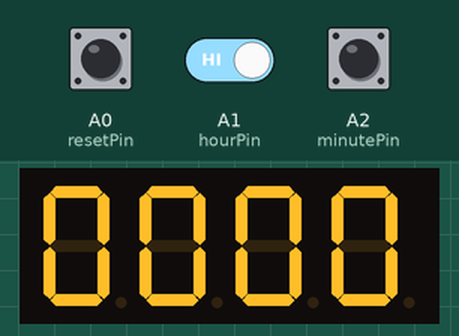
Simulated run of this sketch. Board: Arduino Uno, built with avr-gcc and run on an emulated ATmega328P. On the bench: 4-digit seven-segment display. Wiring (inferred from the names in the program): BCD to 7-segment decoder: data pin 2, pin 3, pin 4, pin 5; 4-digit 7-segment display, segments lit when HIGH: segments Q0, Q1, Q2, Q3, Q4, Q5, Q6; digit selects pin 6, pin 7, pin 8, pin 9. The test bench sets the inputs (shaded band); at power-on: A1 (hourPin) HIGH, A2 (minutePin) HIGH, A0 (resetPin) HIGH. The segment pins are drawn as the display they are named for.

Above: at 1.2 s.
1.3 s: A1 (hourPin) driven LOW
At 2.4 s:
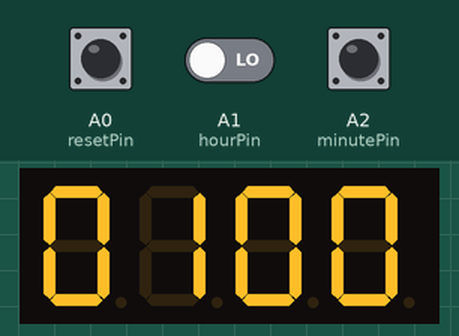
2.8 s: A2 (minutePin) pulled LOW for 0.15 s
At 3.5 s:
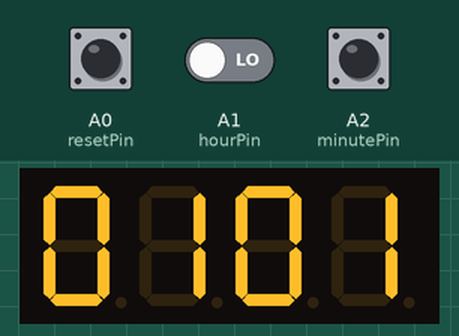
4.4 s: A2 (minutePin) pulled LOW for 1 s
At 4.7 s:
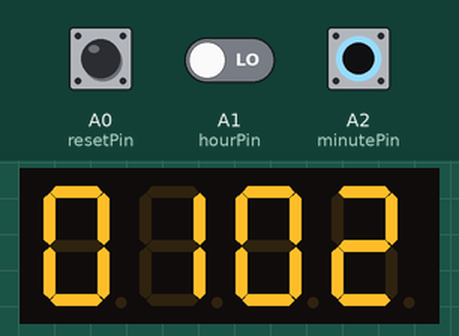
Timing chart, 0 to 7.4 s (numbered marks = the images above; inputs shaded):
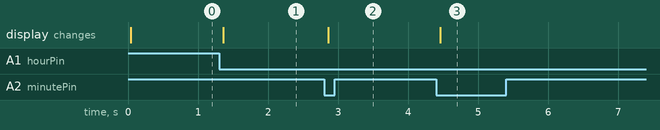

Measured:
- after the input at 1.3 s, the display: changes after 0.06 s (image 1)
- after the input at 2.8 s, the display: changes after 0.06 s (image 2)
- after the input at 4.4 s, the display: changes after 0.06 s (image 3)

The sketch:

nixie-clock-atmega8-dev-board-firmware-v1.1.ino
```cpp
// -------------------------------------------------------------------------------------- //
//                                ATmega8 clock firmware                                  //
//                               Test software version 1.1                                //
//                          Used in strip board protoype for ISP                          //
// -------------------------------------------------------------------------------------- //

bool colonState = false;                                             // Tracks the state of the colon seperator
bool prevColonState = false;                                         // Tracks the state colon was previously
bool resetButtonState = false;                                       // Tracks the state of the button
bool prevResetButtonState = false;                                   // Tracks the state button was previously
bool minuteButtonState = false;                                      // Tracks the state of the button
bool prevMinuteButtonState = false;                                  // Tracks the state button was previously
bool hourButtonState = false;                                        // Tracks the state of the button
bool prevHourButtonState = false;                                    // Tracks the state button was previously

byte digits[6] = {0, 0, 0, 0, 0, 0};                                 // Digits to display
byte counterSeconds = 0;                                             // Current seconds
byte counterMinutes = 0;                                             // current minutes
byte counterHours = 0;                                               // current hours
byte currentDigit = 0;                                               // Digit active - 0 to 5

const byte bcdCodes[10][4] = {                                       // Array for BCD value of numbers
  {0,0,0,0}, // 0
  {1,0,0,0}, // 1
  {0,1,0,0}, // 2
  {1,1,0,0}, // 3
  {0,0,1,0}, // 4
  {1,0,1,0}, // 5
  {0,1,1,0}, // 6
  {1,1,1,0}, // 7
  {0,0,0,1}, // 8
  {1,0,0,1}  // 9
                              };

const int bcdPins[4] = {2, 3, 4, 5};                                 // BCD output pins
const int digitPins[6] = {6, 7, 8, 9, 10, 11};                       // Cathode pins
const int colonPin = 12;                                             // decimal point pin
const int resetPin = A0;                                             // reset button input pin
const int hourPin = A1;                                              // hour increment input pin
const int minutePin = A2;                                            // minute increment input pin

const unsigned int refreshInterval = 1000;                           // microseconds to display each digit (1mS)
const unsigned int timerInterval = 1000;                             // milliseconds for definition of a second (1000mS)
const unsigned int colonInterval = 500;                              // milliseconds for colon off/on time (500mS)
const unsigned int debounceDelay = 150;                              // time after button press to ignore inputs

unsigned long previousMicros = 0;                                    // last update time of multiplex
unsigned long previousMillis = 0;                                    // last update time of seconds count
unsigned long previousMillisColon = 0;                               // last update time of DP
unsigned long minuteButtonPrevPush = 0;                             // time when minute button was pressed
unsigned long hourButtonPrevPush = 0;                               // time when hour button was pressed

// ---------------------------------------------------- One time setup ------------------------------------------------------------------ //

void setup() {

     for (int i = 0; i < 4; i++) {
        pinMode(bcdPins[i], OUTPUT);                                  // use bcdPins const values as pin numbers
        pinMode(digitPins[i], OUTPUT);                                // use digitPins const values as pin numbers
        pinMode(colonPin, OUTPUT);                                    // decimal point between minutes and seconds
        pinMode(resetPin, INPUT_PULLUP);
        pinMode(minutePin, INPUT_PULLUP);
        digitalWrite(digitPins[i], LOW);                              // set all digitPins off
        digitalWrite(colonPin, LOW);
  }
}

// ---------------------------------------------------- hour button handler ------------------------------------------------------------- //

void hourButtonHandler() {

  counterHours = (counterHours + 1) % 24;                              // increment safely, wrap at 24, else counts past 24 and must wait
  digits[0] = counterHours / 10;                                       // until timer function picks up for us, this does it immedietly
  digits[1] = counterHours % 10;
}


// ---------------------------------------------------- minute button handler ----------------------------------------------------------- //

void minuteButtonHandler() {

  counterMinutes = (counterMinutes + 1) % 60;                          // increment safely, wrap at 60, else counts past 60 and must wait
  digits[2] = counterMinutes / 10;                                     // until timer function picks up for us, this does it immedietly
  digits[3] = counterMinutes % 10;
}

// ---------------------------------------------------- reset button handler ------------------------------------------------------------ //

void resetHandler() {

    counterSeconds = 0;                                                // reset counters
    counterMinutes = 0;
    counterHours = 0;
    digits[0] = 0;                                                     // reset digits loaded into multiplex routine
    digits[1] = 0;
    digits[2] = 0;
    digits[3] = 0;
    digits[4] = 0;
    digits[5] = 0;
    previousMillis = millis();                                         // reset comparison time
    previousMillisColon = millis();
    colonState = false;                                                // forces colon into known state for restart
}

// ---------------------------------------------------- multiplexing routine ------------------------------------------------------------ //

void multiplex() {

    if (micros() - previousMicros >= refreshInterval) {                // Check time passed since digit was activated
      previousMicros += refreshInterval;                               // drew code appplied here too from timer func

   {                                                                   // Turn off all digits
      digitalWrite(digitPins[0], LOW);
      digitalWrite(digitPins[1], LOW);
      digitalWrite(digitPins[2], LOW);
      digitalWrite(digitPins[3], LOW);
      digitalWrite(digitPins[4], LOW);
      digitalWrite(digitPins[5], LOW);
   }

    int num = digits[currentDigit];                                    // Load BCD for current digit
    for (int i = 0; i < 4; i++) {
      digitalWrite(bcdPins[i], bcdCodes[num][i]);
   }

    bool colonOutputRequired = (!colonState && !resetButtonState);     // Checks if time up and change colon state
    if (colonOutputRequired != prevColonState) {                       // colonstate already worked out, much faster and in time
      digitalWrite(colonPin, colonOutputRequired ? HIGH : LOW);        // only perform digitalwrite when needed, not every loop
      prevColonState = colonOutputRequired;                            // saves cpu time
    }

    digitalWrite(digitPins[currentDigit], HIGH);                       // Turn display on for new digit

    currentDigit++;                                                    // Cycle to next digit
    if (currentDigit >= 6) currentDigit = 0;
   }
}
// ---------------------------------------------------- Count one second routine & assign digits ---------------------------------------- //

void timer() {

    if (millis() - previousMillis >= timerInterval) {                  // if current time - previous time greater than timerinterval
    previousMillis += timerInterval;                                   // timerinterval added to previousmillis
    counterSeconds++;                                                  // loop execution time is unknown

    if (counterSeconds >= 60) {                                        // if 60 seconds pass, wrap around and increment minutes
      counterSeconds = 0;
      counterMinutes++;
    }
                                                                       // convert counter values
    digits[4] = (counterSeconds / 10) % 10;                            // divide counter by 10, divide by 10, give remainder
    digits[5] = (counterSeconds % 10);                                 // divide by 10, give remainder

    if (counterMinutes >= 60) {                                        // if 60 minutes pass, wrap around and increment hours
      counterMinutes = 0;
      counterHours++;
    }

    digits[2] = (counterMinutes / 10) % 10;                            // divide counter by 10, divide by 10, give remainder
    digits[3] = (counterMinutes % 10);                                 // divide by 10, give remainder

    if (counterHours >= 24) {                                          // if 24 hours pass, wrap around
      counterHours = 0;
    }

    digits[0] = (counterHours / 10) %10;                               // divide counter by 10, divide by 10, give remainder
    digits[1] = (counterHours % 10);                                   // divide by 10, give remainder
  }
}

// --------------------------------------------------- Colon timer ---------------------------------------------------------------------- //

void blinkColon() {
                                                                        // figure out colon state out of multiplex loop for timing
  unsigned long now = millis();                                         // with the state known before going into the loop
  if (now - previousMillisColon < colonInterval) return;
  previousMillisColon = now;
  colonState = !colonState;
}

// ---------------------------------------------------- Main program -------------------------------------------------------------------- //

void loop() {

  unsigned long currentButtonReferenceTime = millis();                  // log time into variable for comparing with last time button pressed
  //unsigned long hourBounce = millis();                                // useless tracking every button, no buttons work before debounce over
                                                                        // saves tiny cpu time
  multiplex();
  blinkColon();

    resetButtonState = !digitalRead(resetPin);
    if (resetButtonState && !prevMinuteButtonState) {
      resetHandler();
  } prevResetButtonState = resetButtonState;

    minuteButtonState = !digitalRead(minutePin);
    if (minuteButtonState && !prevMinuteButtonState && (currentButtonReferenceTime - minuteButtonPrevPush > debounceDelay)) {
      minuteButtonHandler();
      minuteButtonPrevPush = currentButtonReferenceTime;
  } prevMinuteButtonState = minuteButtonState;

// ++++++++++++++++++++++++++++++++++++++++++++++++++++++++++++++++++++++++++++++++++++++++++++++++++++++++++++++++++++++++++++++++++++++ //
// unsigned long currentButtonReferenceTime = millis();
//
//    grab current time at start of loop running, stick it in currentButtonReferenceTime
//
// minuteButtonState = !digitalRead(minutePin);
//
//    each time loop function runs, the IO register is read. The inverse of its state is set into minuteButtonState
//
// if (minuteButtonState && !prevMinuteButtonState && (currentButtonReferenceTime - minuteButtonPrevPush > debounceDelay)) {
//
//    if the button state is true and the previous button state is false and, when the loop ran it grabbed current time - time when button
//    was last pressed, is greater than 50, goto function.
//    eg. 400ms system time - 20ms system time at last push = 380ms > 50ms, then goto function
//
// minuteButtonPrevPush = currentButtonReferenceTime;
//
//    After running function of button handler, the time of this latest button push is saved in minuteButtonPrevPush.
//
// } prevMinuteButtonState = minuteButtonState;
//
//    Regardless of if the function ran or not, the previous button state is recorded to whatever the current state is.
//    Every loop without button pressed will record that no button is pressed. This makes the previous logic only work once per loop.
// ++++++++++++++++++++++++++++++++++++++++++++++++++++++++++++++++++++++++++++++++++++++++++++++++++++++++++++++++++++++++++++++++++++++ //

      hourButtonState = !digitalRead(hourPin);
    if (hourButtonState && !prevHourButtonState && (currentButtonReferenceTime - hourButtonPrevPush > debounceDelay)) {
      hourButtonHandler();
      hourButtonPrevPush = currentButtonReferenceTime;
  } prevHourButtonState = hourButtonState;

  timer();

}
```
